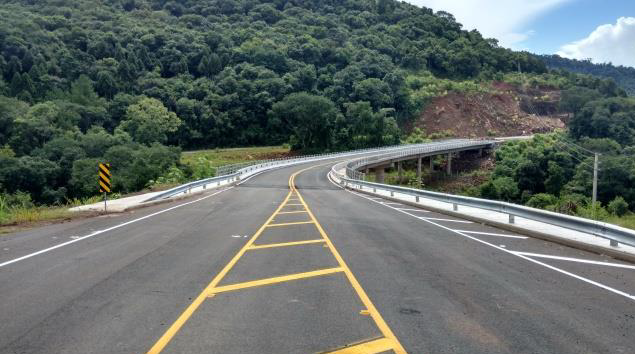
#> input picture python-aulas/Lession 4/estrada.png, 635 x 354 px
$ python histogramaplotarcor.py
#> lines starting #> are read from the running program, lines starting #| are printed output that depends on the picture
import cv2
from matplotlib import pyplot as plt
import numpy as np
img = cv2.imread("estrada.png")
#> img is the input picture: shape (354, 635, 3); mean B, G, R 103.7, 107.7, 99.7
cv2.imshow("Imagem Colorida", img)
#Separa os canais
canais = cv2.split(img)
cores = ("b", "g", "r")
plt.figure()
plt.title("'Histograma Colorido")
plt.xlabel("Intensidade")
plt.ylabel("Número de Pixels")
corindice = 0
for canal in canais:
#Este loop executa 3 vezes, uma para cada canal
    hist = cv2.calcHist([canal], [0], None, [256], [0, 256])
    plt.plot(hist, cores[corindice])
    corindice = corindice + 1
    plt.xlim([0, 256])
#> this loop made 3 passes
#> after the loop, corindice = 3
plt.show()
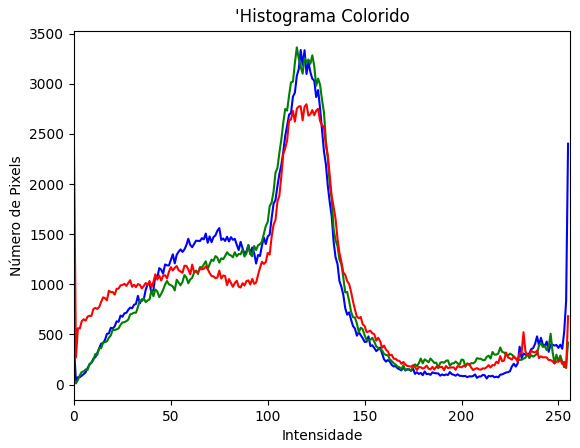
#> figure drawn by matplotlib, 1 panel; curve peaks at x = 117, y = 3336; curve peaks at x = 115, y = 3362; curve peaks at x = 120, y = 2795
cv2.waitKey(0)

$ run again, with python-aulas/Lession 4/clouds.jpg saved as python-aulas/Lession 4/estrada.png
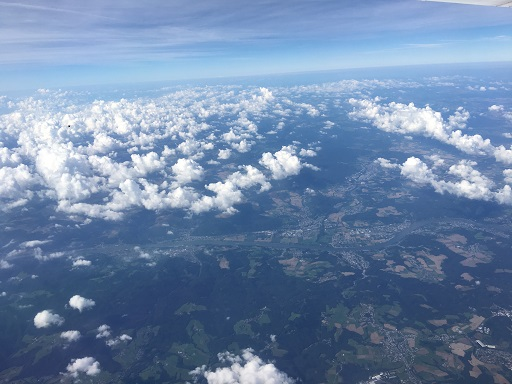
#> input picture python-aulas/Lession 4/clouds.jpg, 512 x 384 px
#> img is the input picture: shape (384, 512, 3); mean B, G, R 167.8, 134.4, 110.1
#> the loop `for canal in canais:` made 3 passes
#> after the loop `for canal in canais:`: corindice = 3
#> `plt.show()`:
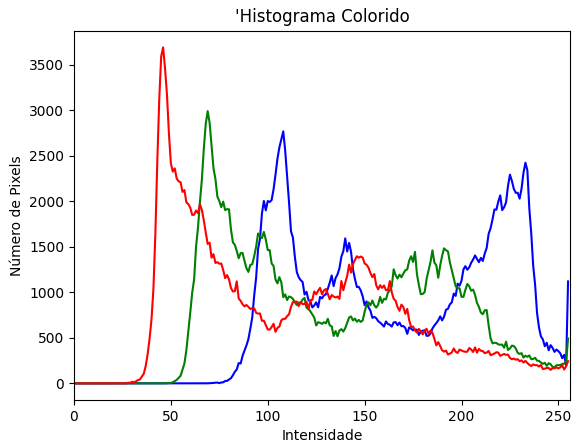
#> figure drawn by matplotlib, 1 panel; curve peaks at x = 108, y = 2767; curve peaks at x = 69, y = 2989; curve peaks at x = 46, y = 3689
